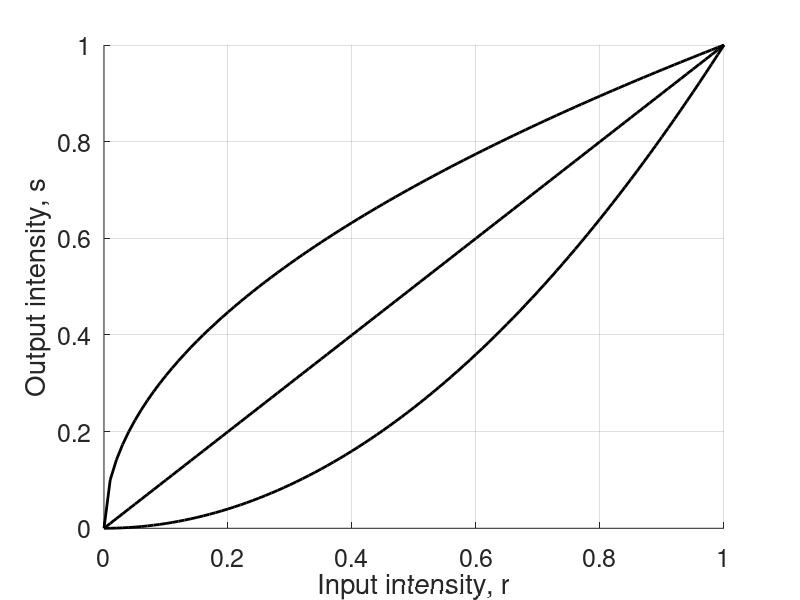

The MATLAB script that drew this image:
close all
gArr = [0.5,1,2];
A = 1;
x = [0:0.01:1];

for i = 1:length(gArr)
    hold on
    y = A*x.^gArr(i);
    plot(x,y,'k-','linewidth',2)
end

grid on
xlabel('Input intensity, r')
ylabel('Output intensity, s')
set(gca,'fontsize',18)
